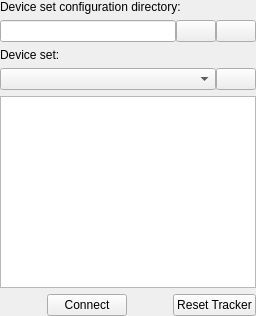
<?xml version="1.0" encoding="UTF-8"?>
<ui version="4.0">
 <class>DeviceSetSelectorWidget</class>
 <widget class="QWidget" name="DeviceSetSelectorWidget">
  <property name="windowTitle">
   <string>Plus Device Set Selector</string>
  </property>
  <layout class="QVBoxLayout" name="verticalLayout">
   <property name="leftMargin">
    <number>0</number>
   </property>
   <property name="topMargin">
    <number>0</number>
   </property>
   <property name="rightMargin">
    <number>0</number>
   </property>
   <property name="bottomMargin">
    <number>0</number>
   </property>
   <item>
    <widget class="QLabel" name="label_ConfigurationDirectory">
     <property name="text">
      <string>Device set configuration directory:</string>
     </property>
    </widget>
   </item>
   <item>
    <layout class="QHBoxLayout" name="horizontalLayout">
     <property name="spacing">
      <number>0</number>
     </property>
     <item>
      <widget class="QLineEdit" name="lineEdit_ConfigurationDirectory">
       <property name="sizePolicy">
        <sizepolicy hsizetype="MinimumExpanding" vsizetype="Fixed">
         <horstretch>8</horstretch>
         <verstretch>0</verstretch>
        </sizepolicy>
       </property>
       <property name="readOnly">
        <bool>true</bool>
       </property>
      </widget>
     </item>
     <item>
      <widget class="QPushButton" name="pushButton_OpenConfigurationDirectory">
       <property name="sizePolicy">
        <sizepolicy hsizetype="Minimum" vsizetype="Fixed">
         <horstretch>1</horstretch>
         <verstretch>0</verstretch>
        </sizepolicy>
       </property>
       <property name="toolTip">
        <string>Select other device set configuration directory</string>
       </property>
       <property name="text">
        <string/>
       </property>
       <property name="icon">
        <iconset resource="PlusWidgets.qrc">
         <normaloff>:/icons/Resources/icon_OpenFile.png</normaloff>:/icons/Resources/icon_OpenFile.png</iconset>
       </property>
      </widget>
     </item>
     <item>
      <widget class="QPushButton" name="pushButton_RefreshFolder">
       <property name="sizePolicy">
        <sizepolicy hsizetype="Minimum" vsizetype="Fixed">
         <horstretch>1</horstretch>
         <verstretch>0</verstretch>
        </sizepolicy>
       </property>
       <property name="toolTip">
        <string>Refresh device set list from currently selected configuration directory</string>
       </property>
       <property name="text">
        <string/>
       </property>
       <property name="icon">
        <iconset resource="PlusWidgets.qrc">
         <normaloff>:/icons/Resources/icon_Refresh.png</normaloff>:/icons/Resources/icon_Refresh.png</iconset>
       </property>
      </widget>
     </item>
    </layout>
   </item>
   <item>
    <widget class="QLabel" name="label_DeviceSet">
     <property name="text">
      <string>Device set:</string>
     </property>
    </widget>
   </item>
   <item>
    <layout class="QHBoxLayout" name="horizontalLayout_DeviceSetContainer">
     <property name="spacing">
      <number>0</number>
     </property>
     <item>
      <widget class="QComboBox" name="comboBox_DeviceSet">
       <property name="sizePolicy">
        <sizepolicy hsizetype="MinimumExpanding" vsizetype="Fixed">
         <horstretch>9</horstretch>
         <verstretch>0</verstretch>
        </sizepolicy>
       </property>
       <property name="maxVisibleItems">
        <number>35</number>
       </property>
      </widget>
     </item>
     <item>
      <widget class="QPushButton" name="pushButton_EditConfiguration">
       <property name="sizePolicy">
        <sizepolicy hsizetype="Minimum" vsizetype="Fixed">
         <horstretch>1</horstretch>
         <verstretch>0</verstretch>
        </sizepolicy>
       </property>
       <property name="toolTip">
        <string>Edit configuration file</string>
       </property>
       <property name="text">
        <string/>
       </property>
       <property name="icon">
        <iconset resource="PlusWidgets.qrc">
         <normaloff>:/icons/Resources/icon_Edit.png</normaloff>:/icons/Resources/icon_Edit.png</iconset>
       </property>
      </widget>
     </item>
    </layout>
   </item>
   <item>
    <widget class="QTextEdit" name="textEdit_Description">
     <property name="sizePolicy">
      <sizepolicy hsizetype="MinimumExpanding" vsizetype="Minimum">
       <horstretch>0</horstretch>
       <verstretch>1</verstretch>
      </sizepolicy>
     </property>
     <property name="frameShadow">
      <enum>QFrame::Plain</enum>
     </property>
     <property name="readOnly">
      <bool>true</bool>
     </property>
    </widget>
   </item>
   <item>
    <layout class="QHBoxLayout" name="horizontalLayout_Buttons">
     <property name="spacing">
      <number>0</number>
     </property>
     <item>
      <spacer name="horizontalSpacer_2">
       <property name="orientation">
        <enum>Qt::Horizontal</enum>
       </property>
       <property name="sizeHint" stdset="0">
        <size>
         <width>40</width>
         <height>20</height>
        </size>
       </property>
      </spacer>
     </item>
     <item>
      <widget class="QPushButton" name="pushButton_Connect">
       <property name="text">
        <string>Connect</string>
       </property>
       <property name="icon">
        <iconset resource="PlusWidgets.qrc">
         <normaloff>:/icons/Resources/icon_Connect.png</normaloff>:/icons/Resources/icon_Connect.png</iconset>
       </property>
      </widget>
     </item>
     <item>
      <spacer name="horizontalSpacer">
       <property name="orientation">
        <enum>Qt::Horizontal</enum>
       </property>
       <property name="sizeHint" stdset="0">
        <size>
         <width>40</width>
         <height>20</height>
        </size>
       </property>
      </spacer>
     </item>
     <item>
      <widget class="QPushButton" name="pushButton_ResetTracker">
       <property name="text">
        <string>Reset Tracker</string>
       </property>
      </widget>
     </item>
    </layout>
   </item>
  </layout>
 </widget>
 <resources>
  <include location="PlusWidgets.qrc"/>
 </resources>
 <connections/>
</ui>
